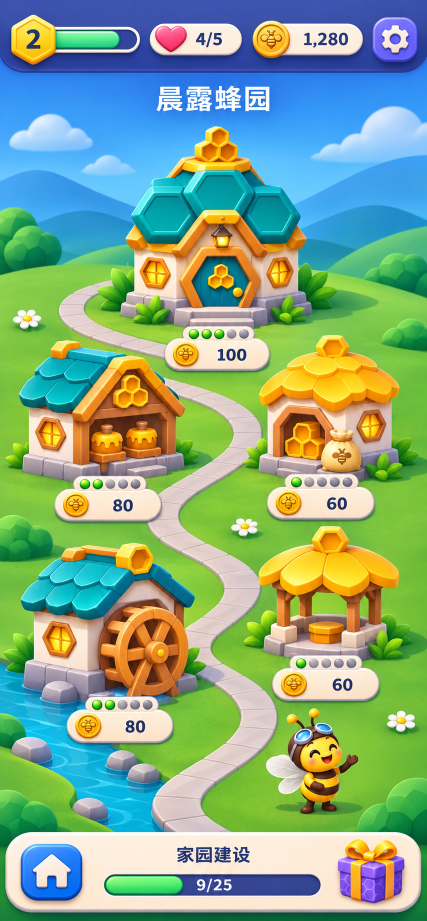
#> input picture docs/v2/效果图/S03_建造页_BlockHexa风格.png, 854 x 1842 px (shown at 1/2 size)
$ python -i build_assets.py   (imports and definitions only)
#> lines starting #> are read from the running program, lines starting #| are printed output that depends on the picture; after the words box and inside, x2 and y2 are one past the last pixel; in counts of white or black regions, pixels touching at a corner belong together
"""P1 construction overlays and map-selection parts; never rewrites P0 assets.

Map thumbnail compositions reuse the shipped maps and L5 building placements.
Construction frames are original deterministic 2.5D drawing, upper-left lit,
transparent and aligned to the existing 576x576 building canvas/feet.
"""
from pathlib import Path
from PIL import Image,ImageDraw,ImageFilter,ImageOps,ImageFont
import json,math,hashlib,random,colorsys
ROOT=Path(__file__).resolve().parents[4]
REC=Path(__file__).resolve().parent
ASSET=ROOT/'素材'
# [1 line that did not run here, left out]
# [1 line not run here, left out]
OUT=ASSET/'UI'/'地图选择'
# [1 line not run here, left out]
K=3
MAN=[]
def sha(p):return hashlib.sha256(p.read_bytes()).hexdigest()
def smooth(size,draw):
    m=Image.new('L',(size[0]*K,size[1]*K));draw(ImageDraw.Draw(m))
    return m.resize(size,Image.Resampling.LANCZOS)
def rounded(size,r,pad=3):
    return smooth(size,lambda d:d.rounded_rectangle((pad*K,pad*K,(size[0]-pad)*K-1,(size[1]-pad)*K-1),radius=r*K,fill=255))
# [6 lines left out: function clear, not called in this run]
def save(im,path):
    path.parent.mkdir(parents=True,exist_ok=True);im=clear(im);im.save(path);return sha(path)
def gradient(size,top,bottom,r,pad=3):
#> called with size = (174, 54), top = (255, 184, 51), bottom = (255, 139, 6), r = 24, pad = 3
    im=Image.new('RGBA',size);d=ImageDraw.Draw(im)
#> after `im = Image.new('RGBA', size)`: im: PIL image 174x54 RGBA; every value is 0
    for y in range(size[1]):
        t=y/max(1,size[1]-1);d.line((0,y,size[0],y),fill=tuple(round(top[i]*(1-t)+bottom[i]*t) for i in range(3))+(255,))
    im.putalpha(rounded(size,r,pad));return im
#> in smooth, `m = Image.new('L', (size[0] * K, size[1] * K))`: m: PIL image 522x162 L; every value is 0
#> in smooth, `draw(ImageDraw.Draw(m))`:
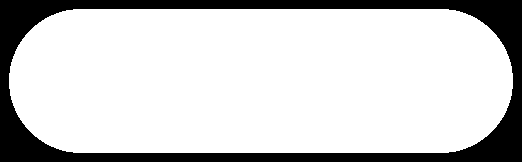
#> m: PIL image 522x162 L; 80.5% white; 1 black region, box (x1, y1, x2, y2) and area: (0, 0, 522, 162) 16456
#> after `im.putalpha(rounded(size, r, pad))`:
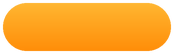
#> im: PIL image 174x54 RGBA; mean R, G, B, A 255, 161.5, 28.5, 205.4; transparent parts drawn white
# [26 lines left out: functions add_state, card, not called in this run]
# [1 line not run here, left out]

# Orange current-map tag; no baked title.
im=gradient((174,54),(255,184,51),(255,139,6),24)
# [30 lines not run here, left out]

# Drawing primitives at 3x for toy-like construction equipment with clean edges.
def canvas():return Image.new('RGBA',(576*K,576*K))
def pt(v):return tuple(round(x*K) for x in v)
def poly(d,points,fill):d.polygon([pt(p) for p in points],fill=fill)
# [6 lines left out: function beam, not called in this run]
def joint(im,x,y):
    d=ImageDraw.Draw(im);d.ellipse(pt((x-9,y-8,x+9,y+10)),fill='#0d838e');d.ellipse(pt((x-8,y-9,x+8,y+7)),fill='#27bac3');d.ellipse(pt((x-3,y-5,x+3,y+1)),fill='#bff5e7')
# [59 lines left out: functions platform, scaffold, puff, dust, not called in this run]

def diamond(d,x,y,r,fill):poly(d,[(x,y-r),(x+r*.26,y-r*.25),(x+r*.65,y),(x+r*.20,y+r*.21),(x,y+r),(x-r*.25,y+r*.24),(x-r*.65,y),(x-r*.25,y-r*.24)],fill)
def sparkle(frame):
    im=canvas();t=frame/4;power=[.28,.75,1,.64,.16][frame]
    halo=canvas();hd=ImageDraw.Draw(halo)
    for rr in range(100,0,-5):
        a=round((1-rr/110)*power*9);hd.ellipse(pt((288-rr,343-rr,288+rr,343+rr)),fill=(255,214,75,a))
    im.alpha_composite(halo.filter(ImageFilter.GaussianBlur(15*K)))
    d=ImageDraw.Draw(im)
    # Opening ring follows the building footprint, then expands and fades.
    rx=75+t*155;ry=rx*.28;cy=525-t*12
    ring=canvas();rd=ImageDraw.Draw(ring);rd.ellipse(pt((288-rx,cy-ry,288+rx,cy+ry)),outline=(255,224,110,round(210*power)),width=3*K)
    im.alpha_composite(ring.filter(ImageFilter.GaussianBlur(1*K)))
    for n in range(10):
        angle=2*math.pi*n/10-.7;rad=90+t*126
        x=288+math.cos(angle)*rad;y=340+math.sin(angle)*rad*.78
        r=(10+(n%3)*4)*power
        glow=canvas();gd=ImageDraw.Draw(glow);diamond(gd,x,y,r*1.9,(255,213,54,round(85*power)))
        im.alpha_composite(glow.filter(ImageFilter.GaussianBlur(5*K)))
        star=canvas();sd=ImageDraw.Draw(star);diamond(sd,x+1.5,y+2,r,(243,153,24,round(255*power)));diamond(sd,x,y,r,(255,224,86,round(255*power)));diamond(sd,x-1,y-1,r*.56,(255,255,223,round(255*power)));im.alpha_composite(star)
    return im.resize((576,576),Image.Resampling.LANCZOS)

# [7 lines not run here, left out]

# [6 lines left out: function nine, not called in this run]
FONT=ImageFont.truetype('C:/Windows/Fonts/arial.ttf',16)
# [8 lines left out: function tile, not called in this run]
items=[]
# [5 lines not run here, left out]
sheet=Image.new('RGB',(1140,len(items)*390),'#e8edf2');d=ImageDraw.Draw(sheet)
# [4 lines not run here, left out]
cards=Image.new('RGB',(900,3*420),'#0e2a5c');d=ImageDraw.Draw(cards)
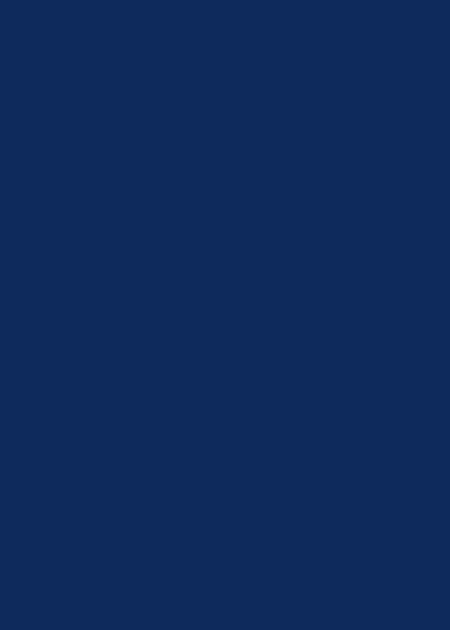
#> cards: PIL image 900x1260 RGB (shown at 1/2 size); mean R, G, B 14, 42, 92
# [1 line that did not run here, left out]
# [5 lines not run here, left out]
frames=Image.new('RGB',(5*260,3*295),'#0e2a5c');d=ImageDraw.Draw(frames)
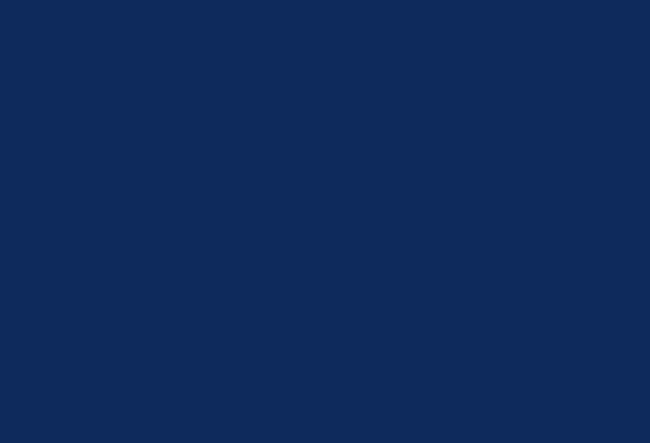
#> frames: PIL image 1300x885 RGB (shown at 1/2 size); mean R, G, B 14, 42, 92
# [6 lines not run here, left out]
overlay=Image.new('RGB',(576*3,576),'#0e2a5c')
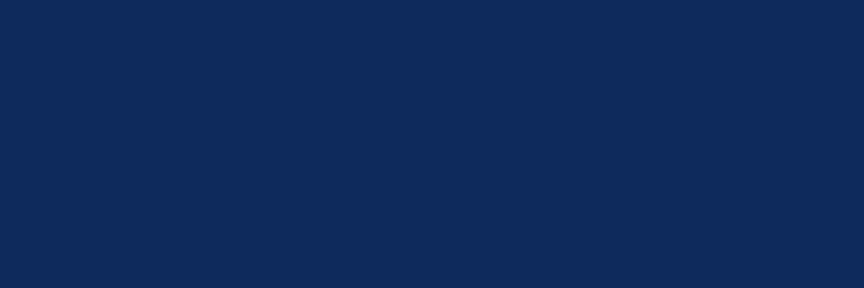
#> overlay: PIL image 1728x576 RGB (shown at 1/2 size); mean R, G, B 14, 42, 92
# [3 lines not run here, left out]

files=[]
# [8 lines not run here, left out]
report={'priority':'P1','groups':len(MAN),'pngFiles':len(files),'RGBA_size_sha_safetyMargin':'PASS','safetyMarginPx':3,'constructionAnchor':[.5,544/576],'visualReview':'Author inspected all 20 PNGs on white/navy/checker backgrounds using alpha_review_01..04, all frames contact sheet, 3x scaffold-on-B01-L2 shared-anchor overlay, all three thumbnails at native size and nine-slice 2x width/height sheet. No baked labels, digits or background found. Not runtime or user approval.','checks':files,'mapThumbnailNote':'768x350 genuine landscape crop of background + L5 layout composite; records source size/crop rect and every source hash. Landmark crop does not relocate or distort buildings and does not claim to contain all five.'}
# [2 lines not run here, left out]

>>> import cv2
>>> picture = cv2.imread('../../../../效果图/S03_建造页_BlockHexa风格.png', cv2.IMREAD_GRAYSCALE)
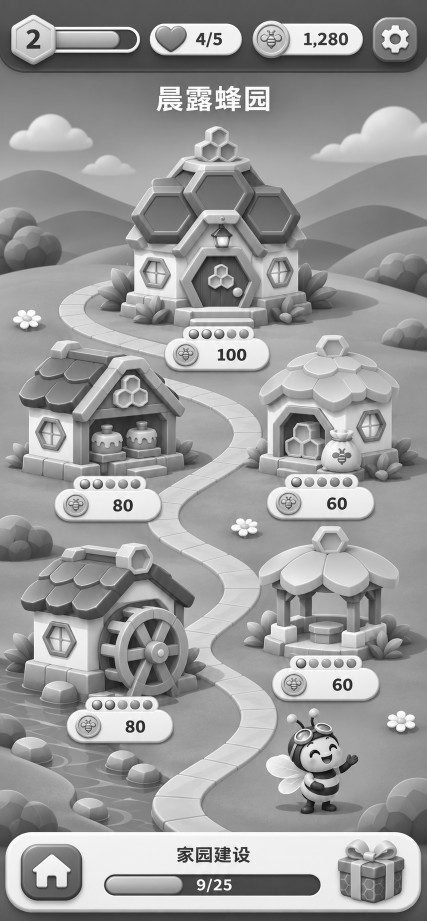
#> picture: shape (1842, 854) (shown at 1/2 size); min 0, max 255, mean 154.2
>>> result = sparkle(picture)
#> in sparkle, `im = canvas()`: im: PIL image 1728x1728 RGBA; every value is 0
#> (the run stopped early here; a loop or call above may not have finished)

$ run again, on docs/v2/效果图/S05_限步拼图_BlockHexa风格.png
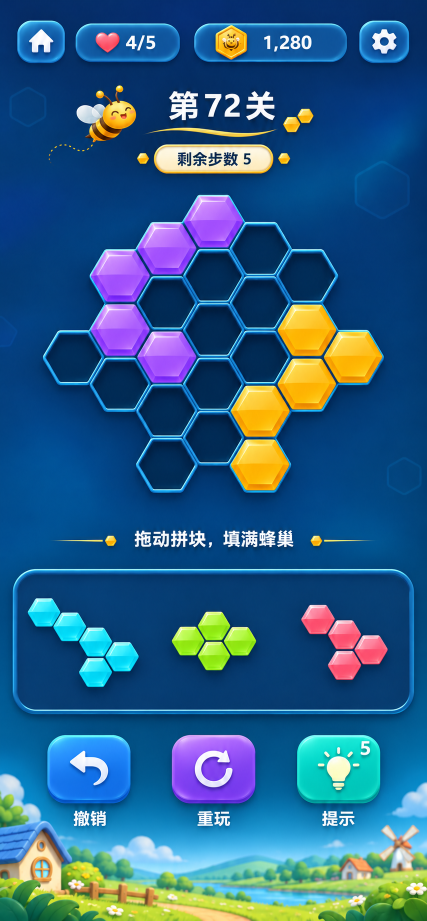
#> input picture docs/v2/效果图/S05_限步拼图_BlockHexa风格.png, 854 x 1842 px (shown at 1/2 size)
#> m: PIL image 522x162 L; every value is 0
#> m: PIL image 522x162 L; 80.5% white; 1 black region, box (x1, y1, x2, y2) and area: (0, 0, 522, 162) 16456
#> `picture = cv2.imread('../../../../效果图/S03_建造页_BlockHexa风格.png', cv2.IM..`:
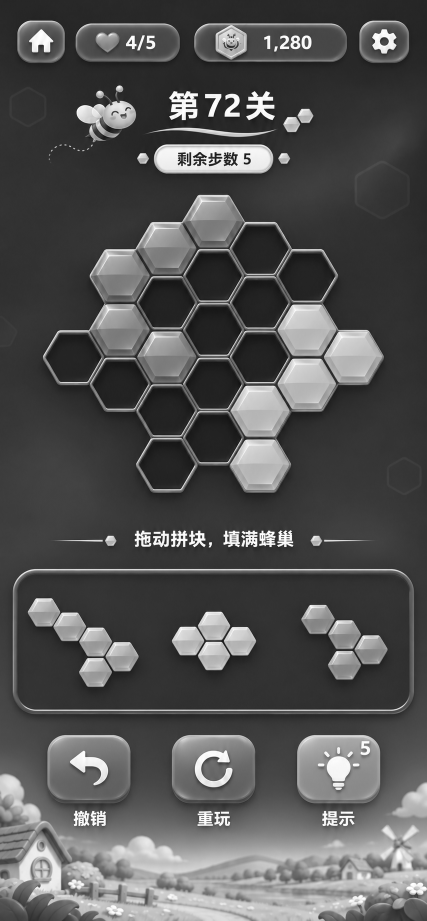
#> picture: shape (1842, 854) (shown at 1/2 size); min 3, max 255, mean 83.5
